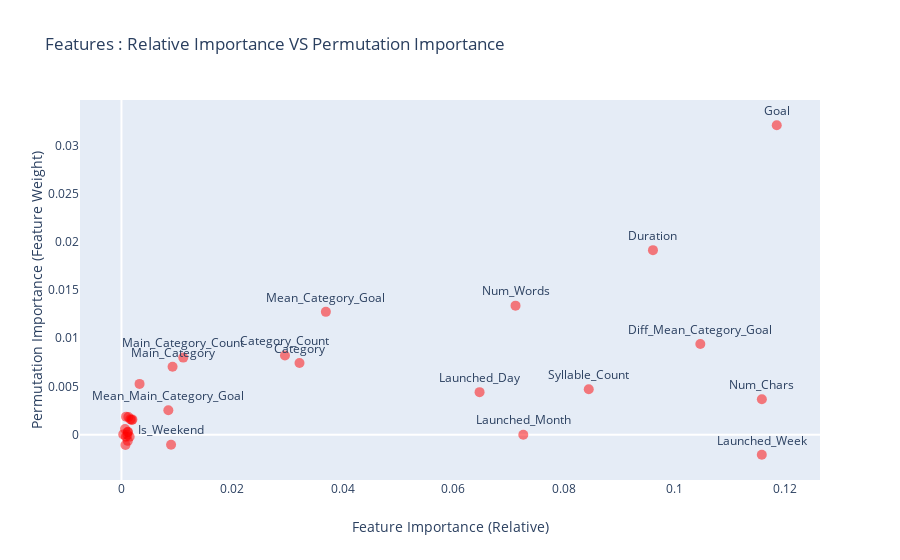

This figure's notebook cell:
### Markdown cell above
With this method, we obtained the importance of a feature in a more absolute sense rathar than a relative sense. Let's assume that our feature space forms a majority of the universe. 

Now, it will be interesting to plot both permutation and relative feature importances and make some key observations.

### Code cell
imp_df = feature_importances.reset_index().rename(columns = {"index" : "feature"})
combined_df = imp_df.merge(pi_df, on="feature")

trace0 = go.Scatter(
    x = combined_df.importance,
    y = combined_df.weight,
    text = [v.title() if i < 16 else "" for i,v in enumerate(list(combined_df.feature)) ],
    mode='markers+text',
    textposition='top center',
    marker=dict(
        size = 10, color="red", opacity=0.5,
    ),
)

trace1 = go.Scatter(
    x=[0.034, 0.095],
    y=[0.008, 0.020],
    text=['Cluster of Features',
          'Highly Important Features'],
    mode='text',
)

data = [trace0]
layout = go.Layout(title = "Features : Relative Importance VS Permutation Importance", 
                   showlegend = False, yaxis=dict(title="Permutation Importance (Feature Weight)", showgrid=False),
                   xaxis=dict(title="Feature Importance (Relative)", showgrid=False))
#                       shapes = [{ 'type': 'circle', 'xref': 'x', 'yref': 'y',
#                                   'x0': 0.024, 'y0': 0.007, 'x1': 0.045, 'y1': 0.001,'opacity': 1.0,
#                                   'line': { 'color': 'rgba(50, 171, 96, 1)', 'dash': 'dot',}},
#                                { 'type': 'rect', 'x0': 0.065, 'y0': 0.019, 'x1': 0.12, 'y1': 0.0002,
#                                 'line': { 'color': 'rgba(128, 0, 128, 1)' , 'dash' : 'dot' }}])
fig = go.Figure(data = data, layout = layout)
fig.show()
# iplot(fig, filename='bubblechart-size-ref')

### Figure 1 — Plotly figure (JSON) as saved in the notebook; plotly's stock layout.template omitted (floating-point values rounded to 4 significant figures)
{"data": [{"marker": {"color": "red", "opacity": 0.5, "size": 10}, "mode": "markers+text", "text": ["Goal", "Num_Chars", "Launched_Week", "Diff_Mean_Category_Goal", "Duration", "Syllable_Count", "Launched_Month", "Num_Words", "Launched_Day", "Mean_Category_Goal", "Category", "Category_Count", "Main_Category_Count", "Main_Category", "Is_Weekend", "Mean_Main_Category_Goal", "", "", "", "", "", "", "", "", "", "", "", "", "", "", ""], "textposition": "top center", "type": "scatter", "x": [0.1185, 0.1158, 0.1158, 0.1047, 0.09612, 0.0845, 0.07267, 0.07126, 0.06476, 0.03697, 0.0322, 0.02957, 0.01118, 0.009243, 0.008971, 0.008479, 0.003275, 0.001982, 0.001831, 0.001604, 0.001485, 0.001252, 0.001167, 0.001149, 0.001138, 0.001078, 0.0008314, 0.0007978, 0.0007245, 0.0006483, 0.000325], "y": [0.03208, 0.003673, -0.002081, 0.009397, 0.01913, 0.004714, -4.441e-17, 0.01338, 0.004408, 0.01273, 0.007438, 0.008203, 0.007989, 0.00704, -0.001041, 0.002541, 0.005265, 0.001561, 0.00153, 0.001592, -0.0002143, 0.001837, 0.0003061, -0.0006428, 0.0002449, -2.22e-17, 0.001867, -0.0002143, -0.001071, 0.0005816, 3.061e-05]}], "layout": {"showlegend": false, "title": {"text": "Features : Relative Importance VS Permutation Importance"}, "xaxis": {"showgrid": false, "title": {"text": "Feature Importance (Relative)"}}, "yaxis": {"showgrid": false, "title": {"text": "Permutation Importance (Feature Weight)"}}}}
